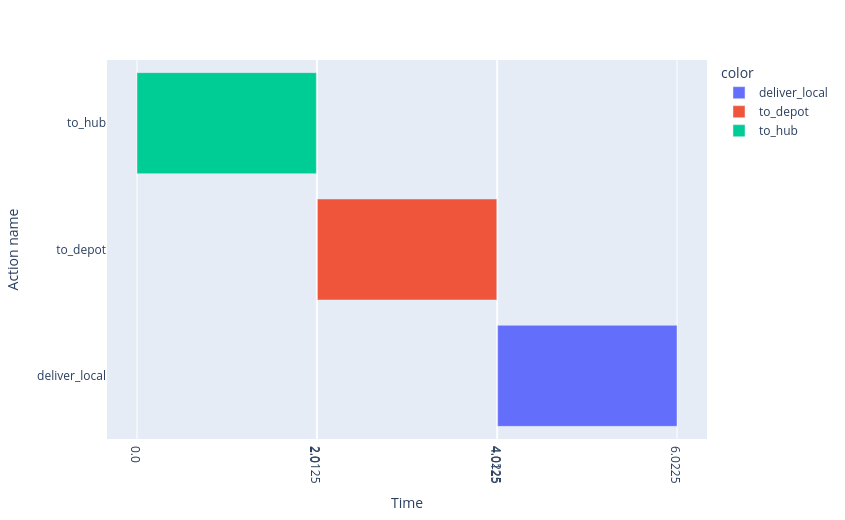

The notebook cell this image was saved under:
### Code cell
with OneshotPlanner(name="tempest-opt",
                    params={"solver_name": "z3", "sat_before_opt": True,
                            "ground_abstract_step": True}) as p:
    opt_relay = p.solve(relay_prob)  # no output_stream: internal weights are not plan costs

print(f"Optimal plan  (total cost: {plan_action_cost(opt_relay.plan)}):")
for start, action, dur in opt_relay.plan.timed_actions:
    c = COST_LOOKUP[action.action.name]
    print(f"  t={float(start):.3f}  {action}  [dur={dur}  cost={c}]")

print(f"\nSatisficing cost : {plan_action_cost(sat_relay.plan)}  ({len(sat_relay.plan.timed_actions)} action,  makespan {max(float(s)+float(d) for s,_,d in sat_relay.plan.timed_actions):.1f})")
print(f"Optimal cost     : {plan_action_cost(opt_relay.plan)}  ({len(opt_relay.plan.timed_actions)} actions, makespan {max(float(s)+float(d) for s,_,d in opt_relay.plan.timed_actions):.1f})")

# Visualise the optimal plan: the three-step economy route along the timeline.
plot_time_triggered_plan(opt_relay.plan)

### Figure 1 — Plotly figure (JSON) as saved in the notebook; plotly's stock layout.template omitted (floating-point values rounded to 4 significant figures)
{"data": [{"base": ["1970-01-01T01:00:04.022500"], "hovertemplate": "color=deliver_local<br>start=%{base}<br>end=%{x}<br>Action name=%{y}<extra></extra>", "legendgroup": "deliver_local", "marker": {"color": "#636efa", "pattern": {"shape": ""}}, "name": "deliver_local", "orientation": "h", "showlegend": true, "textposition": "auto", "type": "bar", "x": [2000], "xaxis": "x", "y": ["deliver_local_0"], "yaxis": "y"}, {"base": ["1970-01-01T01:00:02.012500"], "hovertemplate": "color=to_depot<br>start=%{base}<br>end=%{x}<br>Action name=%{y}<extra></extra>", "legendgroup": "to_depot", "marker": {"color": "#EF553B", "pattern": {"shape": ""}}, "name": "to_depot", "orientation": "h", "showlegend": true, "textposition": "auto", "type": "bar", "x": [2000], "xaxis": "x", "y": ["to_depot_1"], "yaxis": "y"}, {"base": ["1970-01-01T01:00:00.000000"], "hovertemplate": "color=to_hub<br>start=%{base}<br>end=%{x}<br>Action name=%{y}<extra></extra>", "legendgroup": "to_hub", "marker": {"color": "#00cc96", "pattern": {"shape": ""}}, "name": "to_hub", "orientation": "h", "showlegend": true, "textposition": "auto", "type": "bar", "x": [2000], "xaxis": "x", "y": ["to_hub_2"], "yaxis": "y"}], "layout": {"barmode": "overlay", "height": 520.0, "legend": {"title": {"text": "color"}, "tracegroupgap": 0}, "margin": {"t": 60}, "width": 845.0, "xaxis": {"anchor": "y", "domain": [0.0, 1.0], "tickmode": "array", "ticktext": ["4.0225", "0.0", "6.0225", "2.0", "2.0125", "4.0125"], "tickvals": ["1970-01-01T01:00:04.022500", "1970-01-01T01:00:00", "1970-01-01T01:00:06.022500", "1970-01-01T01:00:02", "1970-01-01T01:00:02.012500", "1970-01-01T01:00:04.012500"], "title": {"text": "Time"}, "type": "date"}, "yaxis": {"anchor": "x", "domain": [0.0, 1.0], "tickmode": "array", "ticktext": ["deliver_local", "to_depot", "to_hub"], "tickvals": ["deliver_local_0", "to_depot_1", "to_hub_2"], "title": {"text": "Action name"}}}}
